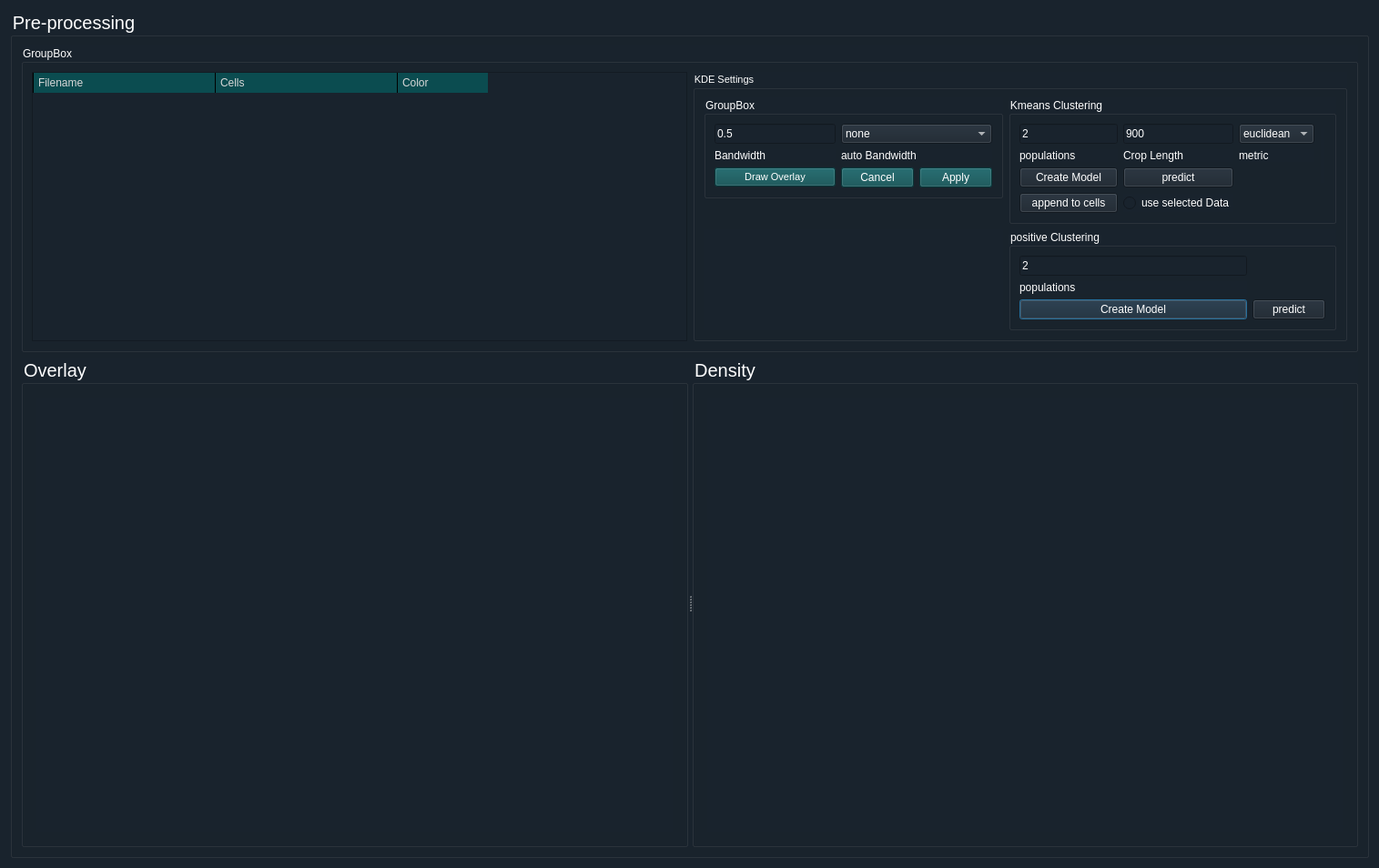
<?xml version="1.0" encoding="UTF-8"?>
<ui version="4.0">
 <class>Dialog</class>
 <widget class="QDialog" name="Dialog">
  <property name="geometry">
   <rect>
    <x>0</x>
    <y>0</y>
    <width>1515</width>
    <height>954</height>
   </rect>
  </property>
  <property name="windowTitle">
   <string>Dialog</string>
  </property>
  <property name="styleSheet">
   <string notr="true">background-color: rgb(25, 35, 45); color: rgb(255,255,255);</string>
  </property>
  <property name="sizeGripEnabled">
   <bool>false</bool>
  </property>
  <property name="modal">
   <bool>false</bool>
  </property>
  <layout class="QVBoxLayout" name="verticalLayout_5" stretch="0">
   <item>
    <widget class="QGroupBox" name="groupBox">
     <property name="minimumSize">
      <size>
       <width>180</width>
       <height>0</height>
      </size>
     </property>
     <property name="font">
      <font>
       <pointsize>15</pointsize>
      </font>
     </property>
     <property name="styleSheet">
      <string notr="true"/>
     </property>
     <property name="title">
      <string>Pre-processing</string>
     </property>
     <layout class="QVBoxLayout" name="verticalLayout_6" stretch="1,2">
      <item>
       <layout class="QHBoxLayout" name="horizontalLayout_3" stretch="1">
        <item>
         <widget class="QGroupBox" name="groupBox_2">
          <property name="title">
           <string>GroupBox</string>
          </property>
          <layout class="QHBoxLayout" name="horizontalLayout">
           <item>
            <widget class="QTreeWidget" name="overlay_FileTree">
             <property name="sizePolicy">
              <sizepolicy hsizetype="Expanding" vsizetype="Expanding">
               <horstretch>0</horstretch>
               <verstretch>1</verstretch>
              </sizepolicy>
             </property>
             <property name="minimumSize">
              <size>
               <width>0</width>
               <height>0</height>
              </size>
             </property>
             <property name="layoutDirection">
              <enum>Qt::LeftToRight</enum>
             </property>
             <property name="styleSheet">
              <string notr="true">QHeaderView::section {background-color: rgb(11, 76, 80);
color: rgb(215, 215, 215);
border-style: solid;
border-width:0px;
border-left-width: 1px;
padding: 2px;
padding-left: 5px;

}</string>
             </property>
             <property name="sizeAdjustPolicy">
              <enum>QAbstractScrollArea::AdjustToContents</enum>
             </property>
             <property name="editTriggers">
              <set>QAbstractItemView::DoubleClicked|QAbstractItemView::EditKeyPressed|QAbstractItemView::SelectedClicked</set>
             </property>
             <property name="selectionMode">
              <enum>QAbstractItemView::ExtendedSelection</enum>
             </property>
             <property name="itemsExpandable">
              <bool>true</bool>
             </property>
             <property name="headerHidden">
              <bool>false</bool>
             </property>
             <property name="columnCount">
              <number>3</number>
             </property>
             <attribute name="headerCascadingSectionResizes">
              <bool>false</bool>
             </attribute>
             <attribute name="headerMinimumSectionSize">
              <number>10</number>
             </attribute>
             <attribute name="headerDefaultSectionSize">
              <number>200</number>
             </attribute>
             <attribute name="headerShowSortIndicator" stdset="0">
              <bool>false</bool>
             </attribute>
             <attribute name="headerStretchLastSection">
              <bool>false</bool>
             </attribute>
             <column>
              <property name="text">
               <string>Filename</string>
              </property>
             </column>
             <column>
              <property name="text">
               <string>Cells</string>
              </property>
             </column>
             <column>
              <property name="text">
               <string>Color</string>
              </property>
             </column>
            </widget>
           </item>
           <item>
            <widget class="QGroupBox" name="Smooth_Group">
             <property name="font">
              <font>
               <pointsize>8</pointsize>
              </font>
             </property>
             <property name="toolTip">
              <string/>
             </property>
             <property name="toolTipDuration">
              <number>-1</number>
             </property>
             <property name="statusTip">
              <string>applying scipy savgol_filter</string>
             </property>
             <property name="accessibleDescription">
              <string/>
             </property>
             <property name="title">
              <string>KDE Settings</string>
             </property>
             <layout class="QGridLayout" name="gridLayout" rowstretch="0,0,0,0,0,0,0,0,0" columnstretch="0,0">
              <item row="4" column="0">
               <layout class="QHBoxLayout" name="horizontalLayout_2"/>
              </item>
              <item row="8" column="0">
               <widget class="QLabel" name="peak_error_label">
                <property name="text">
                 <string/>
                </property>
                <property name="wordWrap">
                 <bool>true</bool>
                </property>
               </widget>
              </item>
              <item row="8" column="1">
               <widget class="QGroupBox" name="groupBox_5">
                <property name="title">
                 <string>positive Clustering</string>
                </property>
                <layout class="QGridLayout" name="gridLayout_3">
                 <item row="0" column="0">
                  <widget class="QLineEdit" name="input_kMeansPositiv">
                   <property name="text">
                    <string>2</string>
                   </property>
                  </widget>
                 </item>
                 <item row="1" column="0">
                  <widget class="QLabel" name="label_4">
                   <property name="text">
                    <string>populations</string>
                   </property>
                  </widget>
                 </item>
                 <item row="2" column="0">
                  <widget class="QPushButton" name="button_kMeansModelPositive">
                   <property name="text">
                    <string>Create Model</string>
                   </property>
                  </widget>
                 </item>
                 <item row="2" column="1">
                  <widget class="QPushButton" name="button_kMeansPredictPositive">
                   <property name="text">
                    <string>predict</string>
                   </property>
                  </widget>
                 </item>
                </layout>
               </widget>
              </item>
              <item row="1" column="0">
               <widget class="QGroupBox" name="groupBox_6">
                <property name="title">
                 <string>GroupBox</string>
                </property>
                <layout class="QGridLayout" name="gridLayout_4">
                 <item row="0" column="0">
                  <widget class="QLineEdit" name="input_Bandwidth">
                   <property name="inputMask">
                    <string/>
                   </property>
                   <property name="text">
                    <string>0.5</string>
                   </property>
                  </widget>
                 </item>
                 <item row="6" column="0">
                  <widget class="QPushButton" name="button_refreshOverlay">
                   <property name="font">
                    <font>
                     <pointsize>8</pointsize>
                    </font>
                   </property>
                   <property name="styleSheet">
                    <string notr="true">background-color: rgb(11, 76, 80)</string>
                   </property>
                   <property name="text">
                    <string>Draw Overlay</string>
                   </property>
                  </widget>
                 </item>
                 <item row="0" column="1">
                  <widget class="QComboBox" name="comboBox_autoBandwidth">
                   <item>
                    <property name="text">
                     <string>none</string>
                    </property>
                   </item>
                   <item>
                    <property name="text">
                     <string>scott</string>
                    </property>
                   </item>
                   <item>
                    <property name="text">
                     <string>silverman</string>
                    </property>
                   </item>
                  </widget>
                 </item>
                 <item row="1" column="1">
                  <widget class="QLabel" name="label2">
                   <property name="text">
                    <string>auto Bandwidth</string>
                   </property>
                  </widget>
                 </item>
                 <item row="1" column="0">
                  <widget class="QLabel" name="label">
                   <property name="text">
                    <string>Bandwidth</string>
                   </property>
                  </widget>
                 </item>
                 <item row="6" column="1">
                  <widget class="QDialogButtonBox" name="dialog_buttons">
                   <property name="font">
                    <font>
                     <pointsize>8</pointsize>
                    </font>
                   </property>
                   <property name="styleSheet">
                    <string notr="true">background-color: rgb(11, 76, 80)</string>
                   </property>
                   <property name="orientation">
                    <enum>Qt::Horizontal</enum>
                   </property>
                   <property name="standardButtons">
                    <set>QDialogButtonBox::Apply|QDialogButtonBox::Cancel</set>
                   </property>
                   <property name="centerButtons">
                    <bool>false</bool>
                   </property>
                  </widget>
                 </item>
                </layout>
               </widget>
              </item>
              <item row="1" column="1" rowspan="3">
               <widget class="QGroupBox" name="groupBox_3">
                <property name="title">
                 <string>Kmeans Clustering</string>
                </property>
                <layout class="QGridLayout" name="gridLayout_2" rowstretch="0,0,2,0" columnstretch="0,0,1,0,0">
                 <item row="0" column="3" rowspan="3" colspan="2">
                  <widget class="MplWidgetNoToolbar" name="MplWidget_dataLengths" native="true">
                   <property name="styleSheet">
                    <string notr="true">margin: 5px;</string>
                   </property>
                  </widget>
                 </item>
                 <item row="1" column="1">
                  <widget class="QLabel" name="label_3">
                   <property name="text">
                    <string>Crop Length</string>
                   </property>
                  </widget>
                 </item>
                 <item row="1" column="0">
                  <widget class="QLabel" name="label_2">
                   <property name="text">
                    <string>populations</string>
                   </property>
                  </widget>
                 </item>
                 <item row="3" column="0">
                  <widget class="QPushButton" name="button_appendClustering">
                   <property name="text">
                    <string>append to cells</string>
                   </property>
                  </widget>
                 </item>
                 <item row="0" column="0">
                  <widget class="QLineEdit" name="input_kMeans">
                   <property name="text">
                    <string>2</string>
                   </property>
                  </widget>
                 </item>
                 <item row="2" column="0">
                  <widget class="QPushButton" name="button_kMeansModel">
                   <property name="text">
                    <string>Create Model</string>
                   </property>
                  </widget>
                 </item>
                 <item row="3" column="1">
                  <widget class="QRadioButton" name="radioButton_selectedData">
                   <property name="text">
                    <string>use selected Data</string>
                   </property>
                  </widget>
                 </item>
                 <item row="0" column="1">
                  <widget class="QLineEdit" name="input_CropLength">
                   <property name="text">
                    <string>900</string>
                   </property>
                  </widget>
                 </item>
                 <item row="2" column="1">
                  <widget class="QPushButton" name="button_kMeansPredict">
                   <property name="text">
                    <string>predict</string>
                   </property>
                  </widget>
                 </item>
                 <item row="1" column="2">
                  <widget class="QLabel" name="label_5">
                   <property name="text">
                    <string>metric</string>
                   </property>
                  </widget>
                 </item>
                 <item row="0" column="2">
                  <widget class="QComboBox" name="comboBox_metric">
                   <item>
                    <property name="text">
                     <string>euclidean</string>
                    </property>
                   </item>
                   <item>
                    <property name="text">
                     <string>dtw</string>
                    </property>
                   </item>
                   <item>
                    <property name="text">
                     <string>softdtw</string>
                    </property>
                   </item>
                  </widget>
                 </item>
                </layout>
               </widget>
              </item>
             </layout>
            </widget>
           </item>
          </layout>
         </widget>
        </item>
       </layout>
      </item>
      <item>
       <widget class="QSplitter" name="splitter">
        <property name="orientation">
         <enum>Qt::Horizontal</enum>
        </property>
        <widget class="QGroupBox" name="groupBox_4">
         <property name="font">
          <font>
           <pointsize>15</pointsize>
          </font>
         </property>
         <property name="title">
          <string>Overlay</string>
         </property>
         <layout class="QVBoxLayout" name="verticalLayout_2">
          <item>
           <widget class="MplWidget" name="MplWidget_overlay" native="true">
            <property name="styleSheet">
             <string notr="true">margin: 5px;</string>
            </property>
           </widget>
          </item>
         </layout>
        </widget>
        <widget class="QGroupBox" name="groupBox_7">
         <property name="font">
          <font>
           <pointsize>15</pointsize>
          </font>
         </property>
         <property name="title">
          <string>Density</string>
         </property>
         <layout class="QVBoxLayout" name="verticalLayout_3">
          <item>
           <widget class="MplWidget" name="MplWidget_overlay_density" native="true">
            <property name="styleSheet">
             <string notr="true">margin: 5px;</string>
            </property>
           </widget>
          </item>
         </layout>
        </widget>
       </widget>
      </item>
     </layout>
    </widget>
   </item>
  </layout>
 </widget>
 <customwidgets>
  <customwidget>
   <class>MplWidget</class>
   <extends>QWidget</extends>
   <header>mplwidget.h</header>
   <container>1</container>
  </customwidget>
  <customwidget>
   <class>MplWidgetNoToolbar</class>
   <extends>QWidget</extends>
   <header>mplwidget.h</header>
   <container>1</container>
  </customwidget>
 </customwidgets>
 <resources/>
 <connections>
  <connection>
   <sender>dialog_buttons</sender>
   <signal>accepted()</signal>
   <receiver>Dialog</receiver>
   <slot>accept()</slot>
   <hints>
    <hint type="sourcelabel">
     <x>248</x>
     <y>254</y>
    </hint>
    <hint type="destinationlabel">
     <x>157</x>
     <y>274</y>
    </hint>
   </hints>
  </connection>
  <connection>
   <sender>dialog_buttons</sender>
   <signal>rejected()</signal>
   <receiver>Dialog</receiver>
   <slot>reject()</slot>
   <hints>
    <hint type="sourcelabel">
     <x>316</x>
     <y>260</y>
    </hint>
    <hint type="destinationlabel">
     <x>286</x>
     <y>274</y>
    </hint>
   </hints>
  </connection>
 </connections>
</ui>
